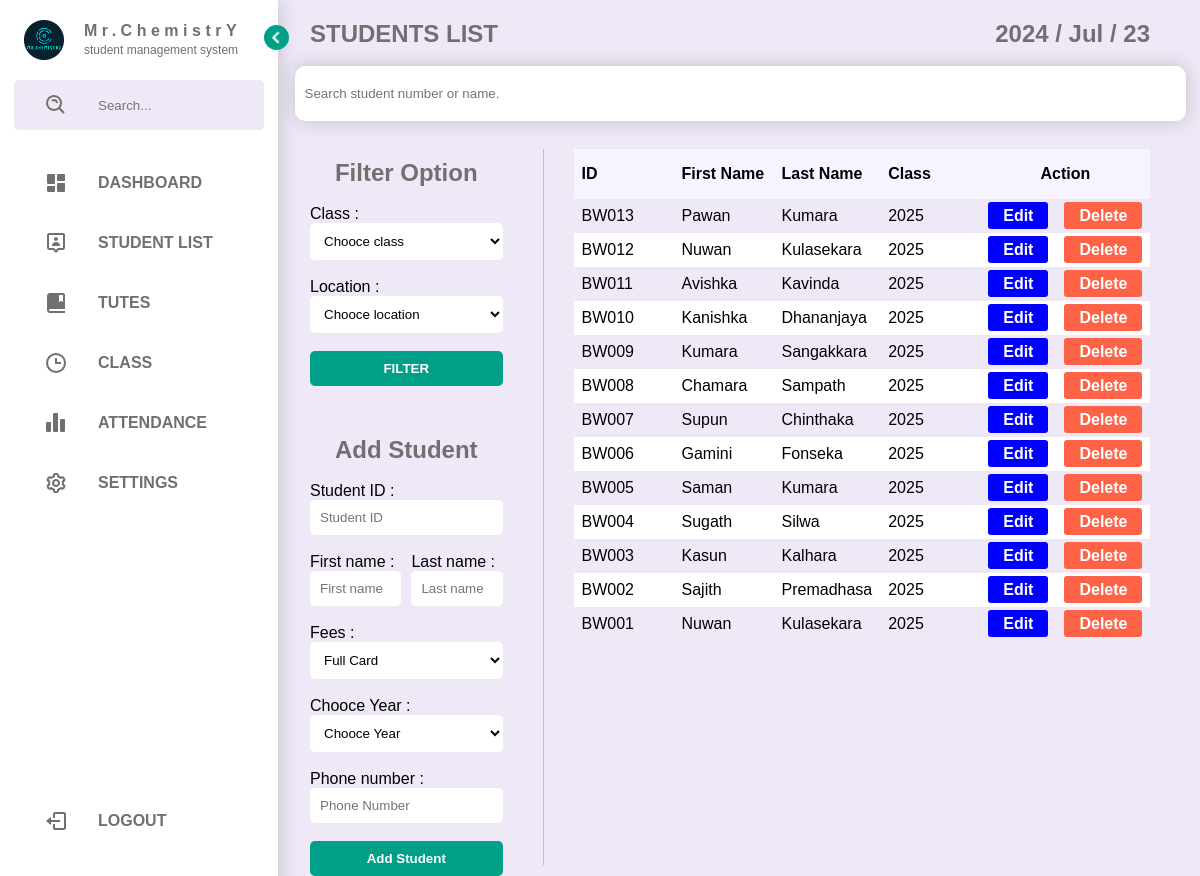
The page /user-list.php (signed in) on the database its author committed.
### tables this page shows
CREATE TABLE `student` (
  `ID` int(100) NOT NULL,
  `Student_ID` varchar(100) NOT NULL,
  `First_name` varchar(100) NOT NULL,
  `Last_name` varchar(100) NOT NULL,
  `Class` varchar(10) NOT NULL,
  `Card` varchar(255) NOT NULL,
  `Phone_number` varchar(20) DEFAULT NULL,
  `Register_date` varchar(20) NOT NULL,
  `Pro-pic` varchar(255) DEFAULT NULL,
  `Status` int(2) NOT NULL
);

### user-list.php (the view, shortened to what this page needs)
<?php
$st_id = "";
$fname = "";
$Lname = "";
$year = "";
$pnumber = "";
include("includes/connection.php");
if (isset($_GET['filter_class'])) {
    $filter_class = mysqli_real_escape_string($connection, $_GET['filter_class']);
    $location = mysqli_real_escape_string($connection, $_GET['location']);
    $student_list = "SELECT * FROM `student` WHERE (`Student_ID` LIKE '{$location}%') AND `Class` = '{$filter_class}' ORDER BY `Class` DESC, `Student_ID` DESC ";
} elseif (isset($_POST['search'])) {
    $filter_user = mysqli_real_escape_string($connection, $_POST['search']);
    $student_list = "SELECT * FROM `student` WHERE (`Student_ID` LIKE '%{$filter_user}%' OR `First_name` LIKE '%{$filter_user}%' OR `Last_name` LIKE '%{$filter_user}%') ORDER BY `Class` DESC, `Student_ID` DESC ";
} else {
    $student_list = "SELECT * FROM `student` ORDER BY `Class` DESC, `Student_ID` DESC ";
}
$student_list_result = mysqli_query($connection, $student_list);
?>
<!DOCTYPE html>
<html lang="en">
<head>
    <link rel="stylesheet" href="assect/css/style.css">
</head>
<body>
    <div class="webcontent">
        <?php
        include("includes/sidenav.php");
        ?>
        <section class="content">
            <div class="date">
                <h1> STUDENTS LIST </h1>
                <h1> <?php echo date("Y / M / d"); ?> </h1>
            </div>
            <br>
            <div class="search">
                <form method="post">
                    <p> <input type="search" name="search" placeholder="Search student number or name." autofocus> </p>
                </form>
            </div>
            <br>
            <div class="main_airea">
                <div class="filters">
                    <div>
                        <h2> Filter Option </h2>
                        <br>
                        <form method="get">
                            <p>
                                <label for="class"> Class : </label>
                                <select name="filter_class" id="class" required>
                                    <option value=""> Chooce class </option>
                                </select>
                            </p>
                            <br>
                            <p>
                                <label for="location"> Location : </label>
                                <select name="location" id="location" required>
                                    <option value=""> Chooce location </option>
                                </select>
                            </p>
                            <br>
                            <p>
                                <input type="submit" value="FILTER" name="filter">
                            </p>
                        </form>
                    </div>
                    <div>
                        <h2> Add Student </h2>
                        <br>
                        <form method="post">
                            <p>
                                <label for="st_id"> Student ID : </label>
                                <input type="text" name="st_id" id="st_id" placeholder="Student ID" value="<?php
                                                                                                            if (isset($_COOKIE['st_id'])) {
                                                                                                                $numberPart = (int) filter_var($_COOKIE['st_id'], FILTER_SANITIZE_NUMBER_INT);
                                                                                                                $numberPart++;
                                                                                                                $newValue = 'BW' . str_pad($numberPart, 3, '0', STR_PAD_LEFT);
                                                                                                                echo $newValue;
                                                                                                            } else {
                                                                                                                echo $st_id;
                                                                                                            }
                                                                                                            ?>" required>
                            </p>
                            <br>
                            <div class="double">
                                <p>
                                    <label for="fname"> First name : </label>
                                    <input type="text" name="fname" id="fname" placeholder="First name" value="<?php echo $fname; ?>" required>
                                </p>
                                <p>
                                    <label for="Lname"> Last name : </label>
                                    <input type="text" name="Lname" id="Lname" placeholder="Last name" value="<?php echo $Lname; ?>" required>
                                </p>
                            </div>
                            <br>
                            <p>
                                <label for="fees"> Fees : </label>
                                <select name="fees" id="fees">
                                    <option value="Full"> Full Card </option>
                                </select>
                            </p>
                            <br>
                            <p>
                                <label for="year"> Chooce Year : </label>
                                <select name="year" required>
                                    <option value="<?php echo $year; ?>"> Chooce Year </option>
                                </select>
                            </p>
                            <br>
                            <p>
                                <label for="pnumber"> Phone number : </label>
                                <input type="number" name="pnumber" id="pnumber" placeholder="Phone Number" value="<?php echo $pnumber; ?>">
                            </p>
                            <br>
                            <p>
                                <input type="submit" name="add_student" value="Add Student">
                            </p>
                        </form>
                    </div>
                </div>
                <div class="students">
                    <table>
                        <?php
                        if (mysqli_num_rows($student_list_result) > 0) {
                            echo "
                            <tr>
                                <th> ID </th>
                                <th> First Name </th>
                                <th> Last Name </th>
                                <th> Class </th>
                                <th colspan='3' style='text-align: center;'> Action </th>
                            </tr>
                            ";
                            while ($student_details = mysqli_fetch_assoc($student_list_result)) {
                                echo "
                                <tr>
                                    <td> {$student_details['Student_ID']} </td>
                                    <td> {$student_details['First_name']} </td>
                                    <td> {$student_details['Last_name']} </td>
                                    <td> {$student_details['Class']} </td>
                                    <td style='display: none;'> <span class='view'> <a href='view-details.php?student_id={$student_details['ID']}'>View</a> </span> </td>
                                    <td> <a href='user-list.php?edit_student_id={$student_details['ID']}'>Edit</a> </td>
                                    <td> <span class='delete'> <a href='user-list.php?remove_student_id={$student_details['ID']}' class='delete' onclick='return confirmRemoval();'>Delete</a> </span> </td>
                                </tr>
                                ";
                            }
                        }
                        ?>
                    </table>
                </div>
            </div>
        </section>
    </div>
</body>
</html>

### assect/css/style.css (style rules this page uses)
:root { --body-color: #efe9f7; --light-box: #fff; --primary: #00a088; --primary_hover: #00e7c4; --primary-light: #f6f5ff; --toggle: #ddd; --text: #707070; --ligt-text: #ffffff; --shadow: #00000030; --tomato: tomato; --blue: blue; --skyblue: skyblue; --black-text: #000; --input-color: #000; --download: #695cfe; --tran-01: all 0.2s ease; --tran-02: all 0.3s ease; --tran-03: all 0.5s ease; }
* { margin: 0; padding: 0; font-family: sans-serif; }
body { background-color: var(--body-color); }
.webcontent { width: 100%; max-width: 1920px; margin: auto; overflow-x: hidden; }
.search { background-color: var(--body-color); border-radius: 5px; }
.content { max-width: 1920px; height: 100vh; margin-left: 290px; margin-right: 10px; position: relative; transition: var(--tran-03); }
.date { display: flex; justify-content: space-between; align-items: center; padding: 0 20px; }
.date h1 { padding: 20px 20px 0 0; box-sizing: border-box; color: var(--text); }
.double { display: flex; gap: 10px; }
.main_airea { width: 100%; padding: 10px; box-sizing: border-box; display: grid; grid-template-columns: 1fr 3fr; grid-gap: 30px; }
.filters { padding: 10px; box-sizing: border-box; height: calc(100vh - 200px); display: flex; flex-direction: column; gap: 50px; }
.filters h2 { text-align: center; color: var(--text); }
.filters form input, .filters form select { width: 100%; padding: 10px; box-sizing: border-box; border-radius: 5px; outline: none; border: none; background-color: var(--light-box); }
.filters form input[type="submit"] { background-color: var(--primary); color: var(--ligt-text); font-weight: bold; cursor: pointer; transition: var(--tran-02); }
.students { width: 100%; height: calc(100vh - 160px); overflow: scroll; border-left: 1px solid var(--shadow); padding: 0 30px; box-sizing: border-box; }
table { width: 100%; border-collapse: collapse; color: var(--black-text); table-layout: auto; }
table tr { transition: var(--tran-02); }
table tr th { background-color: var(--primary-light); height: 50px; text-align: left; min-width: 100px; }
table tr th, table tr td { padding: 8px; box-sizing: border-box; }
table tr td a { padding: 5px 15px; background-color: var(--blue); text-decoration: none; font-weight: bold; border-radius: 3px; color: var(--ligt-text); transition: var(--tran-02); }
table tr td .delete a { background-color: var(--tomato); color: var(--ligt-text); }
table tr:nth-child(odd) { background-color: var(--light-box); }
.content .search form { width: 99%; margin: auto; }
.content .search form input { width: 100%; padding: 20px 10px; box-sizing: border-box; border-radius: 10px; border: none; outline: none; background-color: var(--light-box); box-shadow: 0 0 20px var(--shadow); }

### rows shown on the page
student: Student_ID "BW013", First_name "Pawan", Last_name "Kumara", Class "2025"
student: Student_ID "BW012", First_name "Nuwan", Last_name "Kulasekara", Class "2025"
student: Student_ID "BW011", First_name "Avishka", Last_name "Kavinda", Class "2025"
student: Student_ID "BW010", First_name "Kanishka", Last_name "Dhananjaya", Class "2025"
student: Student_ID "BW009", First_name "Kumara", Last_name "Sangakkara", Class "2025"
student: Student_ID "BW008", First_name "Chamara", Last_name "Sampath", Class "2025"
student: Student_ID "BW007", First_name "Supun", Last_name "Chinthaka", Class "2025"
student: Student_ID "BW006", First_name "Gamini", Last_name "Fonseka", Class "2025"
student: Student_ID "BW005", First_name "Saman", Last_name "Kumara", Class "2025"
student: Student_ID "BW004", First_name "Sugath", Last_name "Silwa", Class "2025"
student: Student_ID "BW003", First_name "Kasun", Last_name "Kalhara", Class "2025"
student: Student_ID "BW002", First_name "Sajith", Last_name "Premadhasa", Class "2025"
student: Student_ID "BW001", First_name "Nuwan", Last_name "Kulasekara", Class "2025"
